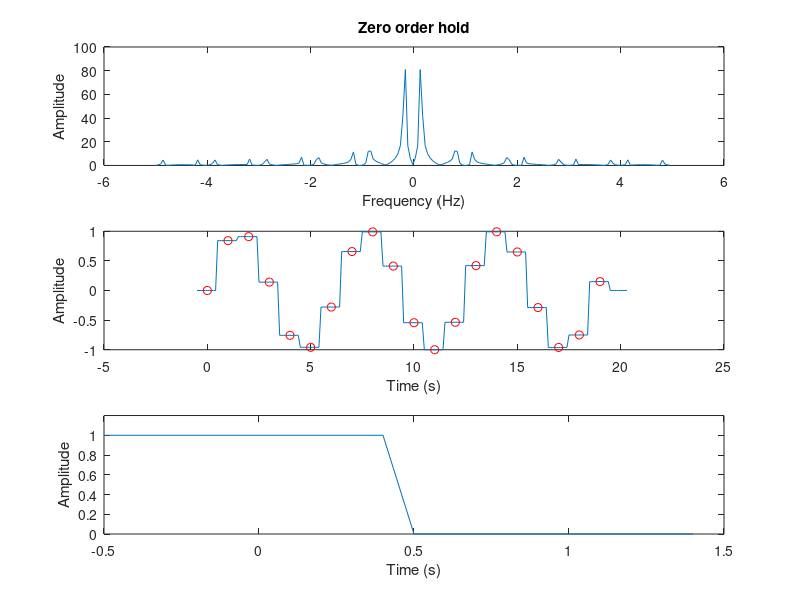
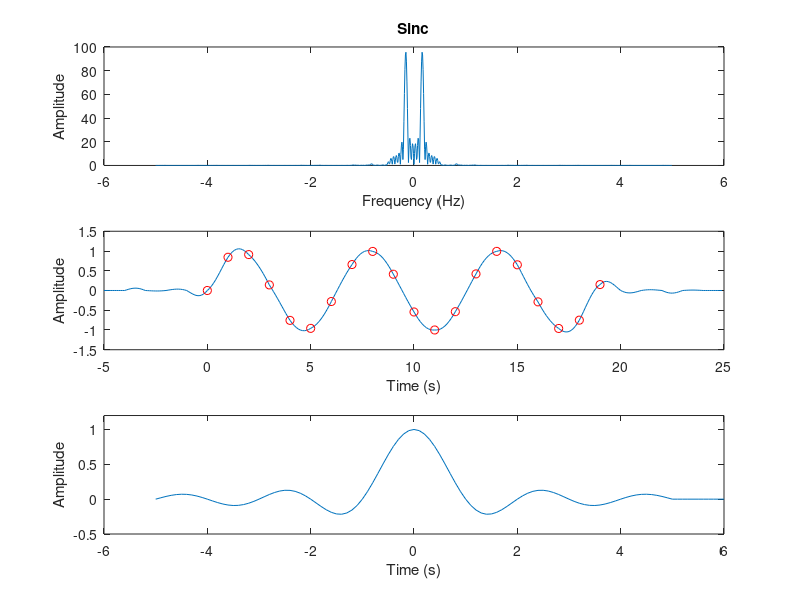
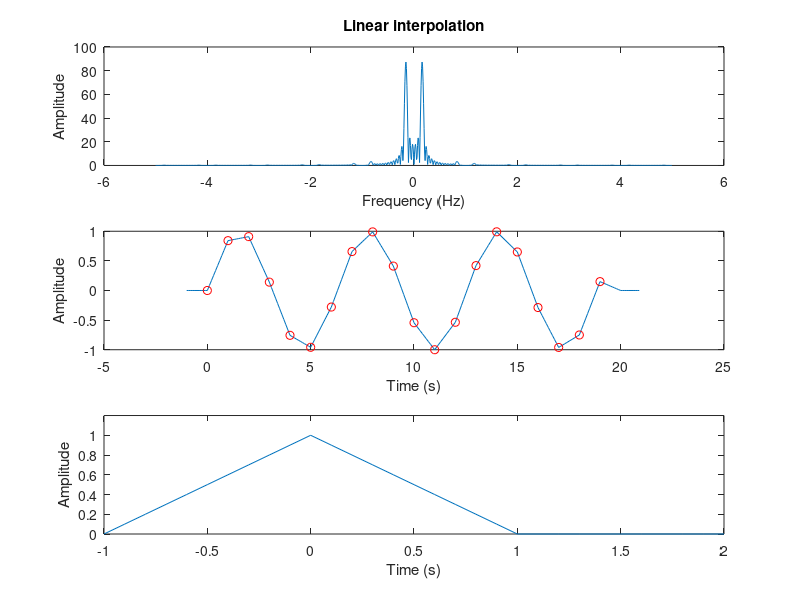

Write the MATLAB code that produced these figures, in order.

%% Exported from Jupyter Notebook
% Run each section by placing your cursor in it and pressing Ctrl+Enter

%% Code Cell[53]:

% Report 27

clear all
close all

% t from original signal: 0-19
t = 0 : 1: 19;
%x = randn(20,1);

omega_i = 1;
n = [0:19]';
x = sin(omega_i*n);
%x = ones(1,20)';

tr = -5 : 0.1 : 5;
hr = sinc(tr);
h0 = ones(10,1); % zero order hold, time axis is t0 = -0.5:0.1:0.4
t0 = -0.5:0.1:0.4;
h1 = bartlett(21); % linear interpolation, time axis t1 = -1:0.1:1
t1 = -1:0.1:1;

d = [1 zeros(1,10)] % impulse response

tt = 0:0.1:20-0.1;
xx = kron(x, [1; zeros(9,1)]);

xa = conv(xx,hr);
x0 = conv(xx,h0);
x1 = conv(xx,h1);

d1 = conv(d,h1);
td1 = -1:0.1:2;
d0 = conv(d,h0);
td0 = -0.5:0.1:1.4;
dr = conv(d,hr);

tdr = -5 : 0.1 : 6;


ta0 = -0.5:0.1:20.4-0.1;
ta1 = -1:0.1:21-0.1;


% t of upsampled signal: t, with 5 seconds add before and after
ta = -5:0.1:25-0.1;

figure
subplot(311)
Fs = 1/0.1;
Y = abs(fftshift(fft(x0)));
f = -Fs/2:Fs/length(Y):Fs/2-1/length(Y);
plot(f,Y)
ylabel('Amplitude')
xlabel('Frequency (Hz)')
title('Zero order hold')
subplot(312)
plot(ta0, x0);
hold on;
plot(t, x, 'ro');
ylabel('Amplitude')
xlabel('Time (s)')
subplot(313)

plot(td0,d0);
ylim([0 1.2])

ylabel('Amplitude')
xlabel('Time (s)')

figure
subplot(311)
Fs = 1/0.1;
Y = abs(fftshift(fft(xa,1024)));
f = -Fs/2:Fs/length(Y):Fs/2-1/length(Y);
plot(f,Y)
ylabel('Amplitude')
xlabel('Frequency (Hz)')
title('Sinc')
subplot(312)
plot(ta, xa);
hold on;
plot(t, x, 'ro');
ylabel('Amplitude')
xlabel('Time (s)')
subplot(313)

plot(tdr,dr);
ylabel('Amplitude')
xlabel('Time (s)')
ylim([-0.5 1.2])

figure
subplot(311)
Fs = 1/0.1;
Y = abs(fftshift(fft(x1,1024)));
f = -Fs/2:Fs/length(Y):Fs/2-1/length(Y);
plot(f,Y)
ylabel('Amplitude')
xlabel('Frequency (Hz)')
title('Linear interpolation')
subplot(312)
plot(ta1, x1);
hold on;
plot(t, x, 'ro');
ylabel('Amplitude')
xlabel('Time (s)')
subplot(313)
plot(td1,d1);
ylim([0 1.2])

ylabel('Amplitude')
xlabel('Time (s)')

%% Code Cell[43]:

length(conv(d,h1))

%% Code Cell[42]:

t1

%% Code Cell[ ]:


